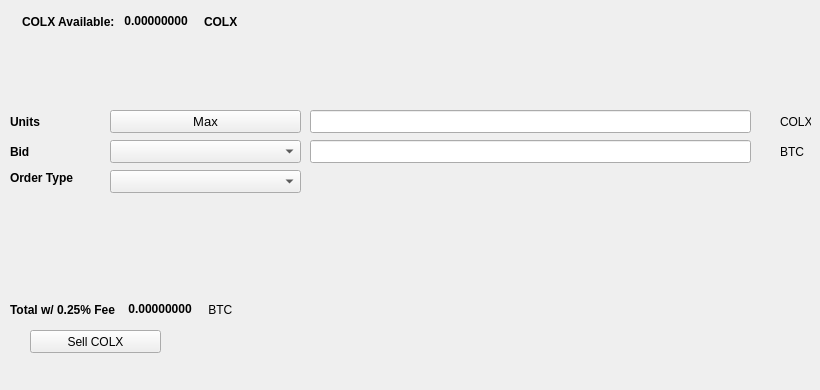
   <widget class="QWidget" name="SellTab">
    <attribute name="title">
     <string>Sell</string>
    </attribute>
    <widget class="QLabel" name="label_16">
     <property name="geometry">
      <rect>
       <x>780</x>
       <y>140</y>
       <width>31</width>
       <height>23</height>
      </rect>
     </property>
     <property name="text">
      <string>BTC</string>
     </property>
    </widget>
    <widget class="QComboBox" name="SellBidcomboBox">
     <property name="geometry">
      <rect>
       <x>110</x>
       <y>140</y>
       <width>191</width>
       <height>23</height>
      </rect>
     </property>
     <property name="font">
      <font>
       <pointsize>10</pointsize>
      </font>
     </property>
    </widget>
    <widget class="QLabel" name="label_18">
     <property name="geometry">
      <rect>
       <x>10</x>
       <y>110</y>
       <width>46</width>
       <height>23</height>
      </rect>
     </property>
     <property name="font">
      <font>
       <weight>75</weight>
       <bold>true</bold>
      </font>
     </property>
     <property name="text">
      <string>Units</string>
     </property>
    </widget>
    <widget class="QPushButton" name="Sell_Max_Amount">
     <property name="geometry">
      <rect>
       <x>110</x>
       <y>110</y>
       <width>191</width>
       <height>23</height>
      </rect>
     </property>
     <property name="font">
      <font>
       <pointsize>10</pointsize>
      </font>
     </property>
     <property name="text">
      <string>Max</string>
     </property>
    </widget>
    <widget class="QLabel" name="label_20">
     <property name="geometry">
      <rect>
       <x>10</x>
       <y>170</y>
       <width>91</width>
       <height>16</height>
      </rect>
     </property>
     <property name="font">
      <font>
       <weight>75</weight>
       <bold>true</bold>
      </font>
     </property>
     <property name="text">
      <string>Order Type</string>
     </property>
    </widget>
    <widget class="QComboBox" name="SellOrdertypeCombo">
     <property name="geometry">
      <rect>
       <x>110</x>
       <y>170</y>
       <width>191</width>
       <height>23</height>
      </rect>
     </property>
     <property name="font">
      <font>
       <pointsize>10</pointsize>
      </font>
     </property>
    </widget>
    <widget class="QLabel" name="label_21">
     <property name="geometry">
      <rect>
       <x>10</x>
       <y>140</y>
       <width>46</width>
       <height>23</height>
      </rect>
     </property>
     <property name="font">
      <font>
       <weight>75</weight>
       <bold>true</bold>
      </font>
     </property>
     <property name="text">
      <string>Bid</string>
     </property>
    </widget>
    <widget class="QLabel" name="label_22">
     <property name="geometry">
      <rect>
       <x>780</x>
       <y>110</y>
       <width>31</width>
       <height>23</height>
      </rect>
     </property>
     <property name="text">
      <string>COLX</string>
     </property>
    </widget>
    <widget class="QLineEdit" name="UnitsInputCOLX">
     <property name="geometry">
      <rect>
       <x>310</x>
       <y>110</y>
       <width>441</width>
       <height>23</height>
      </rect>
     </property>
     <property name="font">
      <font>
       <pointsize>9</pointsize>
       <weight>75</weight>
       <bold>true</bold>
      </font>
     </property>
    </widget>
    <widget class="QLineEdit" name="SellBidPriceEdit">
     <property name="geometry">
      <rect>
       <x>310</x>
       <y>140</y>
       <width>441</width>
       <height>23</height>
      </rect>
     </property>
     <property name="font">
      <font>
       <pointsize>9</pointsize>
       <weight>75</weight>
       <bold>true</bold>
      </font>
     </property>
    </widget>
    <widget class="QPushButton" name="SellCOLXBTN">
     <property name="geometry">
      <rect>
       <x>30</x>
       <y>330</y>
       <width>131</width>
       <height>23</height>
      </rect>
     </property>
     <property name="text">
      <string>Sell COLX</string>
     </property>
     <property name="icon">
      <iconset resource="../colx.qrc">
       <normaloff>:/icons/bitcoin</normaloff>:/icons/bitcoin</iconset>
     </property>
    </widget>
    <widget class="QWidget" name="layoutWidget3">
     <property name="geometry">
      <rect>
       <x>22</x>
       <y>12</y>
       <width>258</width>
       <height>19</height>
      </rect>
     </property>
     <layout class="QHBoxLayout" name="horizontalLayout">
      <item>
       <widget class="QLabel" name="label232_2">
        <property name="font">
         <font>
          <weight>75</weight>
          <bold>true</bold>
         </font>
        </property>
        <property name="text">
         <string>COLX Available:</string>
        </property>
       </widget>
      </item>
      <item>
       <widget class="QLabel" name="COLXAvailableLabel">
        <property name="palette">
         <palette>
          <active>
           <colorrole role="WindowText">
            <brush brushstyle="SolidPattern">
             <color alpha="255">
              <red>0</red>
              <green>0</green>
              <blue>0</blue>
             </color>
            </brush>
           </colorrole>
           <colorrole role="Button">
            <brush brushstyle="SolidPattern">
             <color alpha="255">
              <red>0</red>
              <green>170</green>
              <blue>0</blue>
             </color>
            </brush>
           </colorrole>
           <colorrole role="Light">
            <brush brushstyle="SolidPattern">
             <color alpha="255">
              <red>0</red>
              <green>255</green>
              <blue>0</blue>
             </color>
            </brush>
           </colorrole>
           <colorrole role="Midlight">
            <brush brushstyle="SolidPattern">
             <color alpha="255">
              <red>0</red>
              <green>212</green>
              <blue>0</blue>
             </color>
            </brush>
           </colorrole>
           <colorrole role="Dark">
            <brush brushstyle="SolidPattern">
             <color alpha="255">
              <red>0</red>
              <green>85</green>
              <blue>0</blue>
             </color>
            </brush>
           </colorrole>
           <colorrole role="Mid">
            <brush brushstyle="SolidPattern">
             <color alpha="255">
              <red>0</red>
              <green>113</green>
              <blue>0</blue>
             </color>
            </brush>
           </colorrole>
           <colorrole role="Text">
            <brush brushstyle="SolidPattern">
             <color alpha="255">
              <red>0</red>
              <green>170</green>
              <blue>0</blue>
             </color>
            </brush>
           </colorrole>
           <colorrole role="BrightText">
            <brush brushstyle="SolidPattern">
             <color alpha="255">
              <red>255</red>
              <green>255</green>
              <blue>255</blue>
             </color>
            </brush>
           </colorrole>
           <colorrole role="ButtonText">
            <brush brushstyle="SolidPattern">
             <color alpha="255">
              <red>0</red>
              <green>0</green>
              <blue>0</blue>
             </color>
            </brush>
           </colorrole>
           <colorrole role="Base">
            <brush brushstyle="SolidPattern">
             <color alpha="255">
              <red>255</red>
              <green>255</green>
              <blue>255</blue>
             </color>
            </brush>
           </colorrole>
           <colorrole role="Window">
            <brush brushstyle="SolidPattern">
             <color alpha="255">
              <red>0</red>
              <green>170</green>
              <blue>0</blue>
             </color>
            </brush>
           </colorrole>
           <colorrole role="Shadow">
            <brush brushstyle="SolidPattern">
             <color alpha="255">
              <red>0</red>
              <green>0</green>
              <blue>0</blue>
             </color>
            </brush>
           </colorrole>
           <colorrole role="AlternateBase">
            <brush brushstyle="SolidPattern">
             <color alpha="255">
              <red>127</red>
              <green>212</green>
              <blue>127</blue>
             </color>
            </brush>
           </colorrole>
           <colorrole role="ToolTipBase">
            <brush brushstyle="SolidPattern">
             <color alpha="255">
              <red>255</red>
              <green>255</green>
              <blue>220</blue>
             </color>
            </brush>
           </colorrole>
           <colorrole role="ToolTipText">
            <brush brushstyle="SolidPattern">
             <color alpha="255">
              <red>0</red>
              <green>0</green>
              <blue>0</blue>
             </color>
            </brush>
           </colorrole>
          </active>
          <inactive>
           <colorrole role="WindowText">
            <brush brushstyle="SolidPattern">
             <color alpha="255">
              <red>0</red>
              <green>0</green>
              <blue>0</blue>
             </color>
            </brush>
           </colorrole>
           <colorrole role="Button">
            <brush brushstyle="SolidPattern">
             <color alpha="255">
              <red>0</red>
              <green>170</green>
              <blue>0</blue>
             </color>
            </brush>
           </colorrole>
           <colorrole role="Light">
            <brush brushstyle="SolidPattern">
             <color alpha="255">
              <red>0</red>
              <green>255</green>
              <blue>0</blue>
             </color>
            </brush>
           </colorrole>
           <colorrole role="Midlight">
            <brush brushstyle="SolidPattern">
             <color alpha="255">
              <red>0</red>
              <green>212</green>
              <blue>0</blue>
             </color>
            </brush>
           </colorrole>
           <colorrole role="Dark">
            <brush brushstyle="SolidPattern">
             <color alpha="255">
              <red>0</red>
              <green>85</green>
              <blue>0</blue>
             </color>
            </brush>
           </colorrole>
           <colorrole role="Mid">
            <brush brushstyle="SolidPattern">
             <color alpha="255">
              <red>0</red>
              <green>113</green>
              <blue>0</blue>
             </color>
            </brush>
           </colorrole>
           <colorrole role="Text">
            <brush brushstyle="SolidPattern">
             <color alpha="255">
              <red>0</red>
              <green>170</green>
              <blue>0</blue>
             </color>
            </brush>
           </colorrole>
           <colorrole role="BrightText">
            <brush brushstyle="SolidPattern">
             <color alpha="255">
              <red>255</red>
              <green>255</green>
              <blue>255</blue>
             </color>
            </brush>
           </colorrole>
           <colorrole role="ButtonText">
            <brush brushstyle="SolidPattern">
             <color alpha="255">
              <red>0</red>
              <green>0</green>
              <blue>0</blue>
             </color>
            </brush>
           </colorrole>
           <colorrole role="Base">
            <brush brushstyle="SolidPattern">
             <color alpha="255">
              <red>255</red>
              <green>255</green>
              <blue>255</blue>
             </color>
            </brush>
           </colorrole>
           <colorrole role="Window">
            <brush brushstyle="SolidPattern">
             <color alpha="255">
              <red>0</red>
              <green>170</green>
              <blue>0</blue>
             </color>
            </brush>
           </colorrole>
           <colorrole role="Shadow">
            <brush brushstyle="SolidPattern">
             <color alpha="255">
              <red>0</red>
              <green>0</green>
              <blue>0</blue>
             </color>
            </brush>
           </colorrole>
           <colorrole role="AlternateBase">
            <brush brushstyle="SolidPattern">
             <color alpha="255">
              <red>127</red>
              <green>212</green>
              <blue>127</blue>
             </color>
            </brush>
           </colorrole>
           <colorrole role="ToolTipBase">
            <brush brushstyle="SolidPattern">
             <color alpha="255">
              <red>255</red>
              <green>255</green>
              <blue>220</blue>
             </color>
            </brush>
           </colorrole>
           <colorrole role="ToolTipText">
            <brush brushstyle="SolidPattern">
             <color alpha="255">
              <red>0</red>
              <green>0</green>
              <blue>0</blue>
             </color>
            </brush>
           </colorrole>
          </inactive>
          <disabled>
           <colorrole role="WindowText">
            <brush brushstyle="SolidPattern">
             <color alpha="255">
              <red>0</red>
              <green>85</green>
              <blue>0</blue>
             </color>
            </brush>
           </colorrole>
           <colorrole role="Button">
            <brush brushstyle="SolidPattern">
             <color alpha="255">
              <red>0</red>
              <green>170</green>
              <blue>0</blue>
             </color>
            </brush>
           </colorrole>
           <colorrole role="Light">
            <brush brushstyle="SolidPattern">
             <color alpha="255">
              <red>0</red>
              <green>255</green>
              <blue>0</blue>
             </color>
            </brush>
           </colorrole>
           <colorrole role="Midlight">
            <brush brushstyle="SolidPattern">
             <color alpha="255">
              <red>0</red>
              <green>212</green>
              <blue>0</blue>
             </color>
            </brush>
           </colorrole>
           <colorrole role="Dark">
            <brush brushstyle="SolidPattern">
             <color alpha="255">
              <red>0</red>
              <green>85</green>
              <blue>0</blue>
             </color>
            </brush>
           </colorrole>
           <colorrole role="Mid">
            <brush brushstyle="SolidPattern">
             <color alpha="255">
              <red>0</red>
              <green>113</green>
              <blue>0</blue>
             </color>
            </brush>
           </colorrole>
           <colorrole role="Text">
            <brush brushstyle="SolidPattern">
             <color alpha="255">
              <red>0</red>
              <green>85</green>
              <blue>0</blue>
             </color>
            </brush>
           </colorrole>
           <colorrole role="BrightText">
            <brush brushstyle="SolidPattern">
             <color alpha="255">
              <red>255</red>
              <green>255</green>
              <blue>255</blue>
             </color>
            </brush>
           </colorrole>
           <colorrole role="ButtonText">
            <brush brushstyle="SolidPattern">
             <color alpha="255">
              <red>0</red>
              <green>85</green>
              <blue>0</blue>
             </color>
            </brush>
           </colorrole>
           <colorrole role="Base">
            <brush brushstyle="SolidPattern">
             <color alpha="255">
              <red>0</red>
              <green>170</green>
              <blue>0</blue>
             </color>
            </brush>
           </colorrole>
           <colorrole role="Window">
            <brush brushstyle="SolidPattern">
             <color alpha="255">
              <red>0</red>
              <green>170</green>
              <blue>0</blue>
             </color>
            </brush>
           </colorrole>
           <colorrole role="Shadow">
            <brush brushstyle="SolidPattern">
             <color alpha="255">
              <red>0</red>
              <green>0</green>
              <blue>0</blue>
             </color>
            </brush>
           </colorrole>
           <colorrole role="AlternateBase">
            <brush brushstyle="SolidPattern">
             <color alpha="255">
              <red>0</red>
              <green>170</green>
              <blue>0</blue>
             </color>
            </brush>
           </colorrole>
           <colorrole role="ToolTipBase">
            <brush brushstyle="SolidPattern">
             <color alpha="255">
              <red>255</red>
              <green>255</green>
              <blue>220</blue>
             </color>
            </brush>
           </colorrole>
           <colorrole role="ToolTipText">
            <brush brushstyle="SolidPattern">
             <color alpha="255">
              <red>0</red>
              <green>0</green>
              <blue>0</blue>
             </color>
            </brush>
           </colorrole>
          </disabled>
         </palette>
        </property>
        <property name="font">
         <font>
          <weight>75</weight>
          <bold>true</bold>
         </font>
        </property>
        <property name="text">
         <string> 0.00000000 </string>
        </property>
        <property name="textInteractionFlags">
         <set>Qt::LinksAccessibleByMouse|Qt::TextSelectableByKeyboard|Qt::TextSelectableByMouse</set>
        </property>
       </widget>
      </item>
      <item>
       <widget class="QLabel" name="labelCOLX">
        <property name="font">
         <font>
          <weight>75</weight>
          <bold>true</bold>
         </font>
        </property>
        <property name="text">
         <string>COLX</string>
        </property>
       </widget>
      </item>
     </layout>
    </widget>
    <widget class="QWidget" name="layoutWidget">
     <property name="geometry">
      <rect>
       <x>10</x>
       <y>300</y>
       <width>268</width>
       <height>19</height>
      </rect>
     </property>
     <layout class="QHBoxLayout" name="horizontalLayout_2">
      <item>
       <widget class="QLabel" name="label_19">
        <property name="font">
         <font>
          <weight>75</weight>
          <bold>true</bold>
         </font>
        </property>
        <property name="text">
         <string>Total w/ 0.25% Fee </string>
        </property>
       </widget>
      </item>
      <item>
       <widget class="QLabel" name="SellCostLabel">
        <property name="palette">
         <palette>
          <active>
           <colorrole role="WindowText">
            <brush brushstyle="SolidPattern">
             <color alpha="255">
              <red>0</red>
              <green>0</green>
              <blue>0</blue>
             </color>
            </brush>
           </colorrole>
           <colorrole role="Button">
            <brush brushstyle="SolidPattern">
             <color alpha="255">
              <red>0</red>
              <green>170</green>
              <blue>0</blue>
             </color>
            </brush>
           </colorrole>
           <colorrole role="Light">
            <brush brushstyle="SolidPattern">
             <color alpha="255">
              <red>0</red>
              <green>255</green>
              <blue>0</blue>
             </color>
            </brush>
           </colorrole>
           <colorrole role="Midlight">
            <brush brushstyle="SolidPattern">
             <color alpha="255">
              <red>0</red>
              <green>212</green>
              <blue>0</blue>
             </color>
            </brush>
           </colorrole>
           <colorrole role="Dark">
            <brush brushstyle="SolidPattern">
             <color alpha="255">
              <red>0</red>
              <green>85</green>
              <blue>0</blue>
             </color>
            </brush>
           </colorrole>
           <colorrole role="Mid">
            <brush brushstyle="SolidPattern">
             <color alpha="255">
              <red>0</red>
              <green>113</green>
              <blue>0</blue>
             </color>
            </brush>
           </colorrole>
           <colorrole role="Text">
            <brush brushstyle="SolidPattern">
             <color alpha="255">
              <red>0</red>
              <green>170</green>
              <blue>0</blue>
             </color>
            </brush>
           </colorrole>
           <colorrole role="BrightText">
            <brush brushstyle="SolidPattern">
             <color alpha="255">
              <red>255</red>
              <green>255</green>
              <blue>255</blue>
             </color>
            </brush>
           </colorrole>
           <colorrole role="ButtonText">
            <brush brushstyle="SolidPattern">
             <color alpha="255">
              <red>0</red>
              <green>0</green>
              <blue>0</blue>
             </color>
            </brush>
           </colorrole>
           <colorrole role="Base">
            <brush brushstyle="SolidPattern">
             <color alpha="255">
              <red>255</red>
              <green>255</green>
              <blue>255</blue>
             </color>
            </brush>
           </colorrole>
           <colorrole role="Window">
            <brush brushstyle="SolidPattern">
             <color alpha="255">
              <red>0</red>
              <green>170</green>
              <blue>0</blue>
             </color>
            </brush>
           </colorrole>
           <colorrole role="Shadow">
            <brush brushstyle="SolidPattern">
             <color alpha="255">
              <red>0</red>
              <green>0</green>
              <blue>0</blue>
             </color>
            </brush>
           </colorrole>
           <colorrole role="AlternateBase">
            <brush brushstyle="SolidPattern">
             <color alpha="255">
              <red>127</red>
              <green>212</green>
              <blue>127</blue>
             </color>
            </brush>
           </colorrole>
           <colorrole role="ToolTipBase">
            <brush brushstyle="SolidPattern">
             <color alpha="255">
              <red>255</red>
              <green>255</green>
              <blue>220</blue>
             </color>
            </brush>
           </colorrole>
           <colorrole role="ToolTipText">
            <brush brushstyle="SolidPattern">
             <color alpha="255">
              <red>0</red>
              <green>0</green>
              <blue>0</blue>
             </color>
            </brush>
           </colorrole>
          </active>
          <inactive>
           <colorrole role="WindowText">
            <brush brushstyle="SolidPattern">
             <color alpha="255">
              <red>0</red>
              <green>0</green>
              <blue>0</blue>
             </color>
            </brush>
           </colorrole>
           <colorrole role="Button">
            <brush brushstyle="SolidPattern">
             <color alpha="255">
              <red>0</red>
              <green>170</green>
              <blue>0</blue>
             </color>
            </brush>
           </colorrole>
           <colorrole role="Light">
            <brush brushstyle="SolidPattern">
             <color alpha="255">
              <red>0</red>
              <green>255</green>
              <blue>0</blue>
             </color>
            </brush>
           </colorrole>
           <colorrole role="Midlight">
            <brush brushstyle="SolidPattern">
             <color alpha="255">
              <red>0</red>
              <green>212</green>
              <blue>0</blue>
             </color>
            </brush>
           </colorrole>
           <colorrole role="Dark">
            <brush brushstyle="SolidPattern">
             <color alpha="255">
              <red>0</red>
              <green>85</green>
              <blue>0</blue>
             </color>
            </brush>
           </colorrole>
           <colorrole role="Mid">
            <brush brushstyle="SolidPattern">
             <color alpha="255">
              <red>0</red>
              <green>113</green>
              <blue>0</blue>
             </color>
            </brush>
           </colorrole>
           <colorrole role="Text">
            <brush brushstyle="SolidPattern">
             <color alpha="255">
              <red>0</red>
              <green>170</green>
              <blue>0</blue>
             </color>
            </brush>
           </colorrole>
           <colorrole role="BrightText">
            <brush brushstyle="SolidPattern">
             <color alpha="255">
              <red>255</red>
              <green>255</green>
              <blue>255</blue>
             </color>
            </brush>
           </colorrole>
           <colorrole role="ButtonText">
            <brush brushstyle="SolidPattern">
             <color alpha="255">
              <red>0</red>
              <green>0</green>
              <blue>0</blue>
             </color>
            </brush>
           </colorrole>
           <colorrole role="Base">
            <brush brushstyle="SolidPattern">
             <color alpha="255">
              <red>255</red>
              <green>255</green>
              <blue>255</blue>
             </color>
            </brush>
           </colorrole>
           <colorrole role="Window">
            <brush brushstyle="SolidPattern">
             <color alpha="255">
              <red>0</red>
              <green>170</green>
              <blue>0</blue>
             </color>
            </brush>
           </colorrole>
           <colorrole role="Shadow">
            <brush brushstyle="SolidPattern">
             <color alpha="255">
              <red>0</red>
              <green>0</green>
              <blue>0</blue>
             </color>
            </brush>
           </colorrole>
           <colorrole role="AlternateBase">
            <brush brushstyle="SolidPattern">
             <color alpha="255">
              <red>127</red>
              <green>212</green>
              <blue>127</blue>
             </color>
            </brush>
           </colorrole>
           <colorrole role="ToolTipBase">
            <brush brushstyle="SolidPattern">
             <color alpha="255">
              <red>255</red>
              <green>255</green>
              <blue>220</blue>
             </color>
            </brush>
           </colorrole>
           <colorrole role="ToolTipText">
            <brush brushstyle="SolidPattern">
             <color alpha="255">
              <red>0</red>
              <green>0</green>
              <blue>0</blue>
             </color>
            </brush>
           </colorrole>
          </inactive>
          <disabled>
           <colorrole role="WindowText">
            <brush brushstyle="SolidPattern">
             <color alpha="255">
              <red>0</red>
              <green>85</green>
              <blue>0</blue>
             </color>
            </brush>
           </colorrole>
           <colorrole role="Button">
            <brush brushstyle="SolidPattern">
             <color alpha="255">
              <red>0</red>
              <green>170</green>
              <blue>0</blue>
             </color>
            </brush>
           </colorrole>
           <colorrole role="Light">
            <brush brushstyle="SolidPattern">
             <color alpha="255">
              <red>0</red>
              <green>255</green>
              <blue>0</blue>
             </color>
            </brush>
           </colorrole>
           <colorrole role="Midlight">
            <brush brushstyle="SolidPattern">
             <color alpha="255">
              <red>0</red>
              <green>212</green>
              <blue>0</blue>
             </color>
            </brush>
           </colorrole>
           <colorrole role="Dark">
            <brush brushstyle="SolidPattern">
             <color alpha="255">
              <red>0</red>
              <green>85</green>
              <blue>0</blue>
             </color>
            </brush>
           </colorrole>
           <colorrole role="Mid">
            <brush brushstyle="SolidPattern">
             <color alpha="255">
              <red>0</red>
              <green>113</green>
              <blue>0</blue>
             </color>
            </brush>
           </colorrole>
           <colorrole role="Text">
            <brush brushstyle="SolidPattern">
             <color alpha="255">
              <red>0</red>
              <green>85</green>
              <blue>0</blue>
             </color>
            </brush>
           </colorrole>
           <colorrole role="BrightText">
            <brush brushstyle="SolidPattern">
             <color alpha="255">
              <red>255</red>
              <green>255</green>
              <blue>255</blue>
             </color>
            </brush>
           </colorrole>
           <colorrole role="ButtonText">
            <brush brushstyle="SolidPattern">
             <color alpha="255">
              <red>0</red>
              <green>85</green>
              <blue>0</blue>
             </color>
            </brush>
           </colorrole>
           <colorrole role="Base">
            <brush brushstyle="SolidPattern">
             <color alpha="255">
              <red>0</red>
              <green>170</green>
              <blue>0</blue>
             </color>
            </brush>
           </colorrole>
           <colorrole role="Window">
            <brush brushstyle="SolidPattern">
             <color alpha="255">
              <red>0</red>
              <green>170</green>
              <blue>0</blue>
             </color>
            </brush>
           </colorrole>
           <colorrole role="Shadow">
            <brush brushstyle="SolidPattern">
             <color alpha="255">
              <red>0</red>
              <green>0</green>
              <blue>0</blue>
             </color>
            </brush>
           </colorrole>
           <colorrole role="AlternateBase">
            <brush brushstyle="SolidPattern">
             <color alpha="255">
              <red>0</red>
              <green>170</green>
              <blue>0</blue>
             </color>
            </brush>
           </colorrole>
           <colorrole role="ToolTipBase">
            <brush brushstyle="SolidPattern">
             <color alpha="255">
              <red>255</red>
              <green>255</green>
              <blue>220</blue>
             </color>
            </brush>
           </colorrole>
           <colorrole role="ToolTipText">
            <brush brushstyle="SolidPattern">
             <color alpha="255">
              <red>0</red>
              <green>0</green>
              <blue>0</blue>
             </color>
            </brush>
           </colorrole>
          </disabled>
         </palette>
        </property>
        <property name="font">
         <font>
          <weight>75</weight>
          <bold>true</bold>
         </font>
        </property>
        <property name="autoFillBackground">
         <bool>false</bool>
        </property>
        <property name="text">
         <string> 0.00000000</string>
        </property>
        <property name="textInteractionFlags">
         <set>Qt::LinksAccessibleByMouse|Qt::TextSelectableByMouse</set>
        </property>
       </widget>
      </item>
      <item>
       <widget class="QLabel" name="label_17">
        <property name="font">
         <font>
          <weight>50</weight>
          <bold>false</bold>
         </font>
        </property>
        <property name="text">
         <string> BTC</string>
        </property>
       </widget>
      </item>
     </layout>
    </widget>
    <widget class="QLabel" name="label_23">
     <property name="geometry">
      <rect>
       <x>460</x>
       <y>300</y>
       <width>281</width>
       <height>81</height>
      </rect>
     </property>
     <property name="text">
      <string/>
     </property>
     <property name="pixmap">
      <pixmap>:/images/bittrex</pixmap>
     </property>
    </widget>
   </widget>
